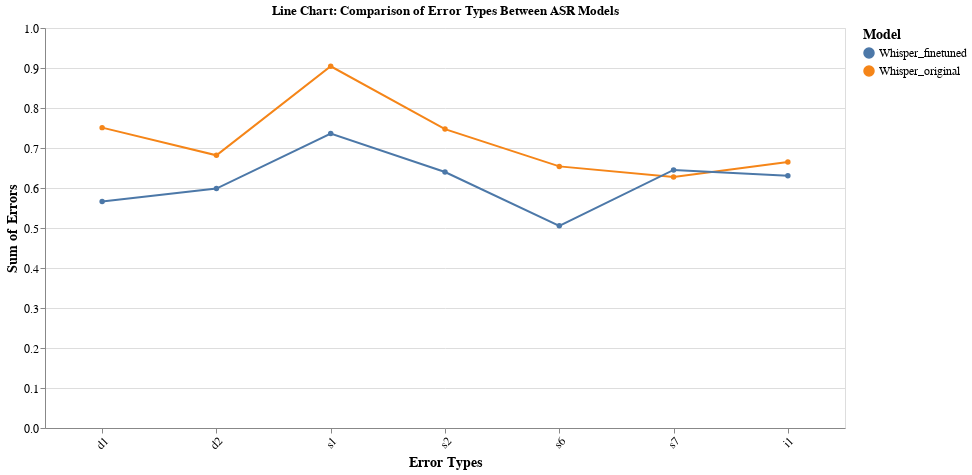

Notebook cell for this chart:
### Code cell
import altair as alt
import pandas as pd
import numpy as np

# Filter out error_types that aren't in error_weights
filtered_error_types = [et for et in error_types if et in error_weights]

# Create aligned arrays for the filtered error types
y_model_1_filtered = [model_1_scores[error_types.index(et)] for et in filtered_error_types]
y_model_2_filtered = [model_2_scores[error_types.index(et)] for et in filtered_error_types]
weights_filtered = [error_weights[et] for et in filtered_error_types]

n = len(filtered_error_types)

# Build DataFrame for Altair
data = pd.DataFrame({
    'Error Types': np.tile(filtered_error_types, 2),
    'Sum of Errors': np.concatenate([y_model_1_filtered, y_model_2_filtered]),
    'Model': [label_model_1] * n + [label_model_2] * n,
    'Weights': np.tile(weights_filtered, 2)
})

line_chart = alt.Chart(data).mark_line(point=True).encode(
    x=alt.X('Error Types:N', title='Error Types', sort=filtered_error_types, axis=alt.Axis(labelAngle=-45)),
    y=alt.Y('Sum of Errors:Q', title='Sum of Errors'),
    color=alt.Color('Model:N', title='Model'),
    tooltip=['Error Types', 'Sum of Errors', 'Model', 'Weights']
).properties(
    title='Line Chart: Comparison of Error Types Between ASR Models',
    width=800,
    height=400
).configure_axis(
    labelFontSize=12,
    titleFontSize=14
).configure_legend(
    labelFontSize=12,
    titleFontSize=14
)

line_chart.show()

### Figure 1 — Vega-Lite specification as saved in the notebook (floating-point values rounded to 4 significant figures)
{"config": {"view": {"continuousWidth": 300, "continuousHeight": 300}, "axis": {"labelFontSize": 12, "titleFontSize": 14}, "legend": {"labelFontSize": 12, "titleFontSize": 14}}, "data": {"name": "data-a8ad783e6e0951e18dcdb74c9926c87a"}, "mark": {"type": "line", "point": true}, "encoding": {"color": {"field": "Model", "title": "Model", "type": "nominal"}, "tooltip": [{"field": "Error Types", "type": "nominal"}, {"field": "Sum of Errors", "type": "quantitative"}, {"field": "Model", "type": "nominal"}, {"field": "Weights", "type": "quantitative"}], "x": {"axis": {"labelAngle": -45}, "field": "Error Types", "sort": ["d1", "d2", "s1", "s2", "s6", "s7", "i1"], "title": "Error Types", "type": "nominal"}, "y": {"field": "Sum of Errors", "title": "Sum of Errors", "type": "quantitative"}}, "height": 400, "title": "Line Chart: Comparison of Error Types Between ASR Models", "width": 800, "$schema": "https://vega.github.io/schema/vega-lite/v5.20.1.json", "datasets": {"data-a8ad783e6e0951e18dcdb74c9926c87a": [{"Error Types": "d1", "Sum of Errors": 0.7509, "Model": "Whisper_original", "Weights": 2}, {"Error Types": "d2", "Sum of Errors": 0.6816, "Model": "Whisper_original", "Weights": 8}, {"Error Types": "s1", "Sum of Errors": 0.9042, "Model": "Whisper_original", "Weights": 8}, {"Error Types": "s2", "Sum of Errors": 0.7473, "Model": "Whisper_original", "Weights": 9}, {"Error Types": "s6", "Sum of Errors": 0.654, "Model": "Whisper_original", "Weights": 5}, {"Error Types": "s7", "Sum of Errors": 0.6274, "Model": "Whisper_original", "Weights": 3}, {"Error Types": "i1", "Sum of Errors": 0.6649, "Model": "Whisper_original", "Weights": 10}, {"Error Types": "d1", "Sum of Errors": 0.5662, "Model": "Whisper_finetuned", "Weights": 2}, {"Error Types": "d2", "Sum of Errors": 0.5985, "Model": "Whisper_finetuned", "Weights": 8}, {"Error Types": "s1", "Sum of Errors": 0.736, "Model": "Whisper_finetuned", "Weights": 8}, {"Error Types": "s2", "Sum of Errors": 0.64, "Model": "Whisper_finetuned", "Weights": 9}, {"Error Types": "s6", "Sum of Errors": 0.5054, "Model": "Whisper_finetuned", "Weights": 5}, {"Error Types": "s7", "Sum of Errors": 0.6451, "Model": "Whisper_finetuned", "Weights": 3}, {"Error Types": "i1", "Sum of Errors": 0.6305, "Model": "Whisper_finetuned", "Weights": 10}]}}
